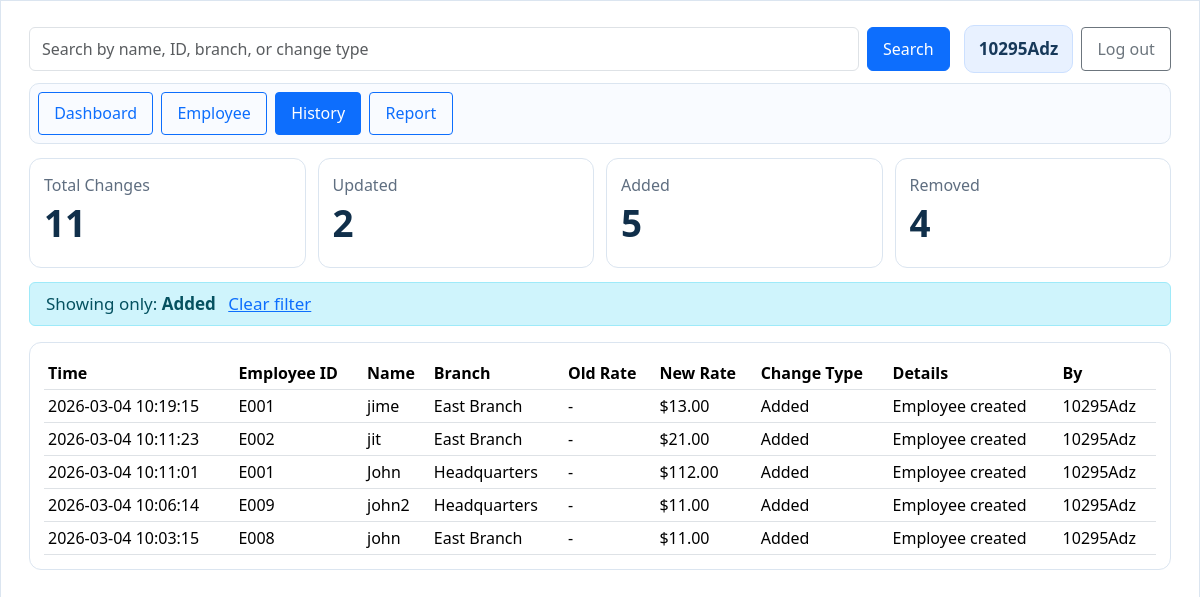
/history?q=&change_type=Added (signed in), run on the app's committed database.
### tables this page shows
CREATE TABLE change_history (
                id INTEGER PRIMARY KEY AUTOINCREMENT,
                timestamp TEXT NOT NULL,
                employee_id TEXT NOT NULL,
                employee_name TEXT NOT NULL,
                branch TEXT NOT NULL,
                change_type TEXT NOT NULL,
                old_rate TEXT NOT NULL,
                new_rate TEXT NOT NULL,
                details TEXT NOT NULL,
                changed_by TEXT NOT NULL
            , owner_email TEXT NOT NULL DEFAULT '');

### app.py (the view)
@app.route('/history')
def history():
    auth_redirect = require_login_redirect()
    if auth_redirect:
        return auth_redirect
    owner_email = session.get("user_email", "")
    search_query = request.args.get("q", "").strip().lower()
    selected_change_type = request.args.get("change_type", "").strip()
    if selected_change_type not in {"Updated", "Added", "Removed"}:
        selected_change_type = ""
    history_entries = get_history_entries(owner_email, search_query, selected_change_type)
    summary = get_history_summary(owner_email)
    return render_template(
        "history.html",
        user_name=session.get("user_name", "User"),
        history_entries=history_entries,
        search_query=request.args.get("q", ""),
        selected_change_type=selected_change_type,
        summary=summary,
    )

### app.py (called while the page is built, shortened)
def get_db_connection():
    conn = sqlite3.connect(DB_FILE, timeout=30)
    conn.row_factory = sqlite3.Row
    return conn

def get_history_entries(owner_email, search_query, change_type_filter):
    sql = (
        "SELECT timestamp, employee_id, employee_name, branch, "
        "change_type, old_rate, new_rate, details, changed_by "
        "FROM change_history"
    )
    params = [owner_email]
    conditions = ["owner_email = ?"]
    if change_type_filter:
        conditions.append("change_type = ?")
        params.append(change_type_filter)
    if conditions:
        sql += " WHERE " + " AND ".join(conditions)
    sql += " ORDER BY id DESC"
    with get_db_connection() as conn:
        rows = conn.execute(sql, params).fetchall()
    return [dict(row) for row in rows]

def get_history_summary(owner_email):
    with get_db_connection() as conn:
        rows = conn.execute(
            "SELECT change_type, COUNT(*) AS cnt FROM change_history WHERE owner_email = ? GROUP BY change_type",
            (owner_email,),
        ).fetchall()
        total = conn.execute("SELECT COUNT(*) FROM change_history WHERE owner_email = ?", (owner_email,)).fetchone()[0]
    summary = {"total": total, "updated": 0, "added": 0, "removed": 0}
    for row in rows:
        change_type = row["change_type"]
        if change_type == "Updated":
            summary["updated"] = row["cnt"]
        elif change_type == "Added":
            summary["added"] = row["cnt"]
        elif change_type == "Removed":
            summary["removed"] = row["cnt"]
    return summary

def require_login_redirect():
    if not session.get("user_email"):
        return redirect(url_for("login"))
    return None

### templates/history.html (shortened to what this page needs)
<!DOCTYPE html>
<html lang="en">
<head>
    <link
        href="https://cdn.jsdelivr.net/npm/bootstrap@5.3.2/dist/css/bootstrap.min.css"
        rel="stylesheet"
    >
</head>
<body>
    <div class="page">
        <section class="card-shell">
            <div class="top-row">
                <form class="search-wrap" role="search" method="get" action="{{ url_for('history') }}">
                    <input
                        type="text"
                        class="form-control"
                        name="q"
                        value="{{ search_query }}"
                        placeholder="Search by name, ID, branch, or change type"
                    >
                    <button type="submit" class="btn btn-primary">Search</button>
                </form>
                <div class="d-flex gap-2 align-items-center">
                    <div class="user-pill">{{ user_name }}</div>
                    <a href="{{ url_for('logout') }}" class="btn btn-outline-secondary btn-sm">Log out</a>
                </div>
            </div>
            <nav class="nav-row" aria-label="Dashboard navigation">
                <a href="{{ url_for('dashboard') }}" class="btn btn-sm btn-outline-primary">Dashboard</a>
                <a href="{{ url_for('employees') }}" class="btn btn-sm btn-outline-primary">Employee</a>
                <a href="{{ url_for('history') }}" class="btn btn-sm btn-primary">History</a>
                <a href="{{ url_for('report') }}" class="btn btn-sm btn-outline-primary">Report</a>
            </nav>
            <div class="stat-grid">
                <a class="stat-link" href="{{ url_for('history', q=search_query) }}">
                    <article class="stat-box">
                        <div class="stat-label">Total Changes</div>
                        <div class="stat-value">{{ summary.total }}</div>
                    </article>
                </a>
                <a class="stat-link" href="{{ url_for('history', q=search_query, change_type='Updated') }}">
                    <article class="stat-box">
                        <div class="stat-label">Updated</div>
                        <div class="stat-value">{{ summary.updated }}</div>
                    </article>
                </a>
                <a class="stat-link" href="{{ url_for('history', q=search_query, change_type='Added') }}">
                    <article class="stat-box">
                        <div class="stat-label">Added</div>
                        <div class="stat-value">{{ summary.added }}</div>
                    </article>
                </a>
                <a class="stat-link" href="{{ url_for('history', q=search_query, change_type='Removed') }}">
                    <article class="stat-box">
                        <div class="stat-label">Removed</div>
                        <div class="stat-value">{{ summary.removed }}</div>
                    </article>
                </a>
            </div>
            {% if selected_change_type %}
                <div class="alert alert-info py-2">
                    Showing only: <strong>{{ selected_change_type }}</strong>
                    <a href="{{ url_for('history', q=search_query) }}" class="ms-2">Clear filter</a>
                </div>
            {% endif %}
            <section class="history-box">
                <div class="table-responsive">
                    <table class="table table-sm align-middle mb-0">
                        <thead>
                            <tr>
                                <th>Time</th>
                                <th>Employee ID</th>
                                <th>Name</th>
                                <th>Branch</th>
                                <th>Old Rate</th>
                                <th>New Rate</th>
                                <th>Change Type</th>
                                <th>Details</th>
                                <th>By</th>
                            </tr>
                        </thead>
                        <tbody>
                            {% if history_entries %}
                                {% for entry in history_entries %}
                                    <tr>
                                        <td>{{ entry.timestamp }}</td>
                                        <td>{{ entry.employee_id }}</td>
                                        <td>{{ entry.employee_name }}</td>
                                        <td>{{ entry.branch }}</td>
                                        <td>{{ entry.old_rate }}</td>
                                        <td>{{ entry.new_rate }}</td>
                                        <td>{{ entry.change_type }}</td>
                                        <td>{{ entry.details }}</td>
                                        <td>{{ entry.changed_by }}</td>
                                    </tr>
                                {% endfor %}
                            {% else %}
                                <tr>
                                    <td colspan="9" class="text-center text-muted py-3">No history entries yet.</td>
                                </tr>
                            {% endif %}
                        </tbody>
                    </table>
                </div>
            </section>
        </section>
    </div>
</body>
</html>

### templates/history.html (style rules this page uses)
:root { --bg-a: #f6f8fb; --bg-b: #eef3f9; --card-border: #dbe5f0; --title: #1c2a39; }
body { margin: 0; min-height: 100vh; font-family: "Segoe UI", Tahoma, Geneva, Verdana, sans-serif; background: linear-gradient(145deg, var(--bg-a), var(--bg-b)); color: var(--title); font-size: 17px; line-height: 1.5; }
.page { width: 100%; margin: 0; padding: 0; }
.card-shell { background: #ffffff; border: 1px solid var(--card-border); border-radius: 0; padding: 24px 28px; min-height: 100vh; }
.top-row { display: grid; grid-template-columns: 1fr auto; gap: 14px; align-items: center; margin-bottom: 10px; }
.search-wrap { display: flex; gap: 8px; }
.user-pill { font-weight: 600; color: #17395a; background: #e8f1ff; border: 1px solid #cce0ff; border-radius: 10px; padding: 10px 14px; white-space: nowrap; }
.nav-row { border: 1px solid var(--card-border); border-radius: 10px; padding: 8px; display: flex; gap: 8px; margin-bottom: 14px; background: #f9fbff; overflow-x: auto; }
.stat-grid { display: grid; grid-template-columns: repeat(4, minmax(0, 1fr)); gap: 12px; margin-bottom: 14px; }
.stat-box { border: 1px solid var(--card-border); border-radius: 12px; padding: 14px; background: #ffffff; min-height: 110px; }
.stat-link { display: block; text-decoration: none; color: inherit; }
.stat-label { font-size: 1rem; color: #5f6e80; margin-bottom: 8px; }
.stat-value { font-size: 2.3rem; font-weight: 700; color: #102f4a; line-height: 1; }
.history-box { border: 1px solid var(--card-border); border-radius: 12px; padding: 14px; background: #ffffff; }
.btn { font-size: 1rem; padding: 0.55rem 0.95rem; }
.table { font-size: 1rem; }

### data on the page
change_history: timestamp "2026-03-04 10:19:15", employee_id "E001", employee_name "jime", branch "East Branch", old_rate "-", new_rate "$13.00", change_type "Added", details "Employee created", changed_by "10295Adz"
change_history: timestamp "2026-03-04 10:11:23", employee_id "E002", employee_name "jit", branch "East Branch", old_rate "-", new_rate "$21.00", change_type "Added", details "Employee created", changed_by "10295Adz"
change_history: timestamp "2026-03-04 10:11:01", employee_id "E001", employee_name "John", branch "Headquarters", old_rate "-", new_rate "$112.00", change_type "Added", details "Employee created", changed_by "10295Adz"
change_history: timestamp "2026-03-04 10:06:14", employee_id "E009", employee_name "john2", branch "Headquarters", old_rate "-", new_rate "$11.00", change_type "Added", details "Employee created", changed_by "10295Adz"
change_history: timestamp "2026-03-04 10:03:15", employee_id "E008", employee_name "john", branch "East Branch", old_rate "-", new_rate "$11.00", change_type "Added", details "Employee created", changed_by "10295Adz"

### other printed values
{{ user_name }} "10295Adz"
{{ summary.total }} "11"
{{ summary.updated }} "2"
{{ summary.added }} "5"
{{ summary.removed }} "4"
{{ selected_change_type }} "Added"
